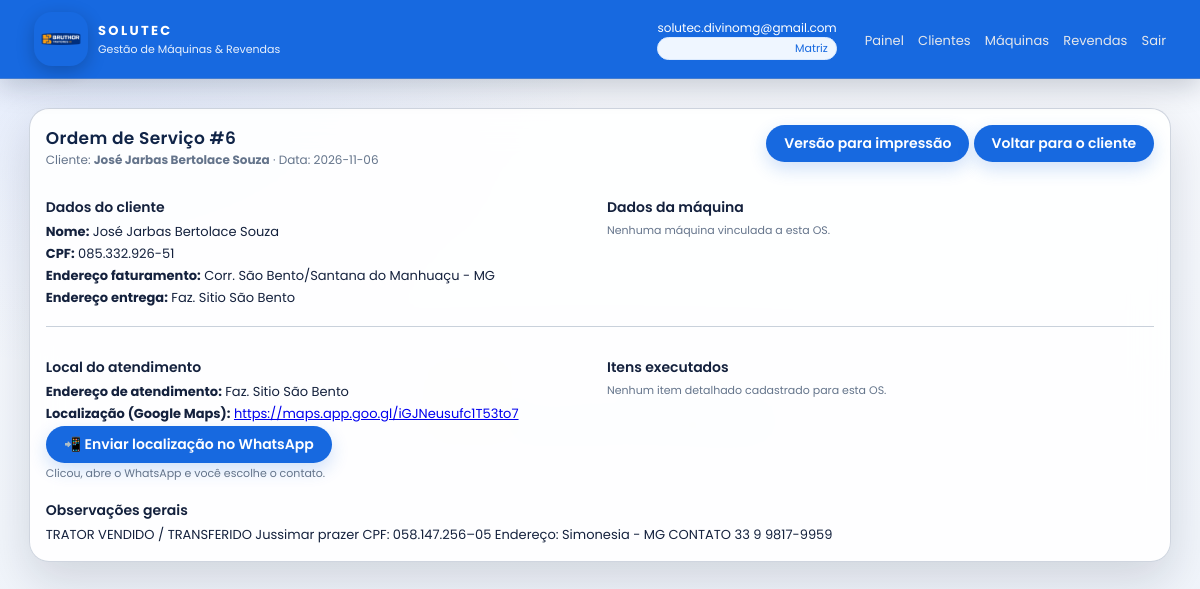
The app's page /os/6 (signed in) with its own data.
### tables this page shows
CREATE TABLE users (
    id            INTEGER PRIMARY KEY AUTOINCREMENT,
    email         TEXT NOT NULL UNIQUE,
    password_hash TEXT NOT NULL,
    role          TEXT NOT NULL,
    reseller_id   INTEGER,
    FOREIGN KEY (reseller_id) REFERENCES resellers(id)
);

CREATE TABLE service_orders(
        id INTEGER PRIMARY KEY AUTOINCREMENT,
        reseller_id INTEGER NOT NULL,
        client_id INTEGER NOT NULL,
        machine_id INTEGER,
        service_date TEXT,
        address TEXT,
        maps_url TEXT,
        obs TEXT,
        created_at TEXT DEFAULT CURRENT_TIMESTAMP,
        FOREIGN KEY (reseller_id) REFERENCES resellers(id) ON DELETE CASCADE,
        FOREIGN KEY (client_id) REFERENCES clients(id) ON DELETE CASCADE,
        FOREIGN KEY (machine_id) REFERENCES machines(id) ON DELETE SET NULL
    );

CREATE TABLE clients (
    id                    INTEGER PRIMARY KEY AUTOINCREMENT,
    name                  TEXT NOT NULL,
    cpf                   TEXT,
    rg                    TEXT,
    billing_address       TEXT,
    delivery_address      TEXT,
    delivery_location_url TEXT,
    reseller_id           INTEGER NOT NULL,
    created_by            INTEGER,
    created_at            TEXT, phone TEXT,
    FOREIGN KEY (reseller_id) REFERENCES resellers(id),
    FOREIGN KEY (created_by)  REFERENCES users(id)
);

### app.py (the view)
@app.route("/os/<int:order_id>")
@login_required
def service_order_detail(order_id):
    con = connect()
    cur = con.cursor()
    cur.execute("""
        SELECT o.*,
               c.name AS client_name, c.cpf, c.billing_address, c.delivery_address, c.delivery_location_url,
               m.name AS machine_name,
               r.razao_social AS reseller_name, r.cnpj, r.phone AS reseller_phone
        FROM service_orders o
        JOIN clients c ON c.id = o.client_id
        JOIN resellers r ON r.id = o.reseller_id
        LEFT JOIN machines m ON m.id = o.machine_id
        WHERE o.id = ?
    """, (order_id,))
    o = cur.fetchone()
    if not o:
        con.close()
        flash("OS não encontrada.", "error")
        return redirect(url_for("clients_list"))
    if g.user["role"] == "revenda" and o["reseller_id"] != g.user["reseller_id"]:
        con.close()
        flash("Acesso não permitido para esta OS.", "error")
        return redirect(url_for("clients_list"))
    cur.execute("SELECT * FROM service_items WHERE order_id = ? ORDER BY id", (order_id,))
    items = cur.fetchall()
    con.close()
    return render_template("service_order_detail.html", o=o, items=items)

### app.py (called while the page is built)
@app.context_processor
def inject_network_info():
    return {"base_url": request.host_url.rstrip("/")}

def build_maps_url(raw):
    if not raw:
        return None
    raw = raw.strip()
    if not raw:
        return None
    if raw.startswith("http://") or raw.startswith("https://"):
        return raw
    q = urllib.parse.quote_plus(raw)
    return f"https://www.google.com/maps/search/?api=1&query={q}"

@app.context_processor
def inject_helpers():
    return dict(build_maps_url=build_maps_url, whatsapp_url=whatsapp_url, whatsapp_share_url=whatsapp_share_url)

def connect():
    con = sqlite3.connect(DB_PATH, timeout=30)
    con.row_factory = sqlite3.Row
    con.execute("PRAGMA foreign_keys = ON")
    try:
        con.execute("PRAGMA journal_mode=WAL;")
        con.execute("PRAGMA busy_timeout = 5000;")
        print("[DEBUG] connect() usando banco:", DB_PATH)
    except Exception:
        pass
    return con

@app.before_request
def load_user():
    g.user = None
    user_id = session.get("user_id")
    if user_id:
        con = connect()
        cur = con.cursor()
        cur.execute("""            SELECT u.*,
                   r.razao_social AS reseller_razao,
                   r.fantasy_name AS reseller_fantasy
            FROM users u
            LEFT JOIN resellers r ON r.id = u.reseller_id
            WHERE u.id = ?
        """, (user_id,))
        row = cur.fetchone()
        con.close()
        if row:
            g.user = row

def login_required(view):
    from functools import wraps
    @wraps(view)
    def wrapped(*args, **kwargs):
        if not g.user:
            return redirect(url_for("login", next=request.path))
        return view(*args, **kwargs)
    return wrapped

### templates/service_order_detail.html (shortened to what this page needs)
{% extends "base.html" %}
{% block body %}
<div class="card">
  <div class="section-header">
    <div>
      <div class="section-title">Ordem de Serviço #{{ o.id }}</div>
      <div class="section-sub">
        Cliente: <strong>{{ o.client_name }}</strong>
        · Data: {{ o.service_date or o.created_at[:10] }}
      </div>
    </div>
    <div class="section-actions">
      <a href="{{ url_for('service_order_print', order_id=o.id) }}" class="btn" target="_blank">Versão para impressão</a>
      <a href="{{ url_for('client_panel', client_id=o.client_id) }}" class="btn">Voltar para o cliente</a>
    </div>
  </div>
  <div class="grid2" style="margin-top:14px;">
    <div>
      <h3 class="field-title">Dados do cliente</h3>
      <p class="field-line"><strong>Nome:</strong> {{ o.client_name }}</p>
      <p class="field-line"><strong>CPF:</strong> {{ o.cpf or '-' }}</p>
      <p class="field-line"><strong>Endereço faturamento:</strong> {{ o.billing_address or '-' }}</p>
      <p class="field-line"><strong>Endereço entrega:</strong> {{ o.delivery_address or '-' }}</p>
    </div>
    <div>
      <h3 class="field-title">Dados da máquina</h3>
      {% if o.machine_name %}
        <p class="field-line"><strong>Máquina:</strong> {{ o.machine_name }}</p>
        {% if o.machine_id %}
          <p class="field-line">
            <a href="{{ url_for('machine_detail', machine_id=o.machine_id) }}" class="btn">
              Ver ficha completa da máquina
            </a>
          </p>
        {% endif %}
      {% else %}
        <p class="field-line muted">Nenhuma máquina vinculada a esta OS.</p>
      {% endif %}
    </div>
  </div>
  <hr class="divider" style="margin:16px 0; border-color:rgba(148,163,184,.5);">
  <div class="grid2">
    <div>
      <h3 class="field-title">Local do atendimento</h3>
      <p class="field-line">
        <strong>Endereço de atendimento:</strong>
        {{ o.address or o.delivery_address or o.billing_address or '-' }}
      </p>
      {% set maps_base = o.maps_url or o.delivery_location_url %}
      {% if maps_base %}
        {% set final_loc = build_maps_url(maps_base) %}
        {% if final_loc %}
          <p class="field-line">
            <strong>Localização (Google Maps):</strong>
            <a href="{{ final_loc }}" target="_blank">{{ final_loc }}</a>
          </p>
          {% set wa_text = 'Localização da OS #' ~ o.id ~ ' - ' ~ o.client_name ~ ': ' ~ final_loc %}
          <p class="field-line">
            <a href="https://wa.me/?text={{ wa_text|urlencode }}" target="_blank" class="btn">
              📲 Enviar localização no WhatsApp
            </a>
            <span class="muted" style="display:block;margin-top:2px;">
              Clicou, abre o WhatsApp e você escolhe o contato.
            </span>
          </p>
        {% else %}
          <p class="field-line muted">
            O link de localização informado não pôde ser usado. Confira o endereço ou link salvo.
          </p>
        {% endif %}
      {% else %}
        <p class="field-line muted">
          Nenhuma localização configurada ainda. Depois de salvar um link de localização no cliente ou na OS,
          o botão de WhatsApp aparece aqui.
        </p>
      {% endif %}
    </div>
    <div>
      <h3 class="field-title">Itens executados</h3>
      {% if items %}
        <table class="table">
          <thead>
            <tr>
              <th style="width:50px;">#</th>
              <th>Descrição do serviço / item</th>
            </tr>
          </thead>
          <tbody>
            {% for it in items %}
            <tr>
              <td>{{ loop.index }}</td>
              <td>{{ it.item_text }}</td>
            </tr>
            {% endfor %}
          </tbody>
        </table>
      {% else %}
        <p class="field-line muted">Nenhum item detalhado cadastrado para esta OS.</p>
      {% endif %}
    </div>
  </div>
  <div style="margin-top:16px;">
    <h3 class="field-title">Observações gerais</h3>
    <p class="field-line">
      {% if o.obs %}
        {{ o.obs }}
      {% else %}
        <span class="muted">Nenhuma observação adicional.</span>
      {% endif %}
    </p>
  </div>
</div>
{% endblock %}

### templates/base.html (shortened to what this page needs)
<!doctype html>
<html lang="pt-br">
<head>
  <link rel="stylesheet" href="{{ url_for('static', filename='app.css') }}">
</head>
<body class="{% if not g.user %}is-login{% endif %}">
  <div class="layout">
    <header class="topbar">
      <div class="brand">
        <img src="{{ url_for('static', filename='logo.png') }}" alt="Solutec" class="logo">
        <div class="brand-text">
          <div class="brand-title">Solutec</div>
          <div class="brand-sub">
            {% if g.user and g.user.role == 'revenda' %}
              Revenda: {{ g.user.reseller_fantasy or g.user.reseller_razao or 'Autorizada' }}
            {% else %}
              Gestão de Máquinas & Revendas
            {% endif %}
          </div>
        </div>
      </div>
      {% if g.user %}
      <div class="topbar-right">
        <div class="user-chip">
          <div class="user-email">{{ g.user.email }}</div>
          <div class="user-role">
            {% if g.user.role == 'admin' %}Matriz{% else %}Revenda{% endif %}
          </div>
        </div>
        <nav class="top-nav">
          <a href="{{ url_for('dashboard') }}" class="{% if request.endpoint == 'dashboard' %}active{% endif %}">Painel</a>
          <a href="{{ url_for('clients_list') }}" class="{% if request.endpoint == 'clients_list' %}active{% endif %}">Clientes</a>
          <a href="{{ url_for('machines_list') }}" class="{% if request.endpoint in ['machines_list','machine_detail','machine_new'] %}active{% endif %}">Máquinas</a>
          {% if g.user.role == 'admin' %}
            <a href="{{ url_for('resellers') }}" class="{% if request.endpoint == 'resellers' %}active{% endif %}">Revendas</a>
          {% endif %}
          <a href="{{ url_for('logout') }}">Sair</a>
        </nav>
      </div>
      {% endif %}
    </header>
    <main class="content">
      {% block body %}{% endblock %}
    </main>
  </div>
</body>
</html>

### records on screen
users: user.email "solutec.divinomg@gmail.com"
service_orders: id "6", service_date "2026-11-06", address "Faz. Sitio São Bento", maps_url "https://maps.app.goo.gl/iGJNeusufc1T53to7", obs "TRATOR VENDIDO / TRANSFERIDO Jussimar prazer CPF: 058.147.256–05 Endereço: Simonesia - MG CONTATO 33 9 9817-9959"
clients: client_name "José Jarbas Bertolace Souza", cpf "085.332.926-51", billing_address "Corr. São Bento/Santana do Manhuaçu - MG", delivery_address "Faz. Sitio São Bento"
